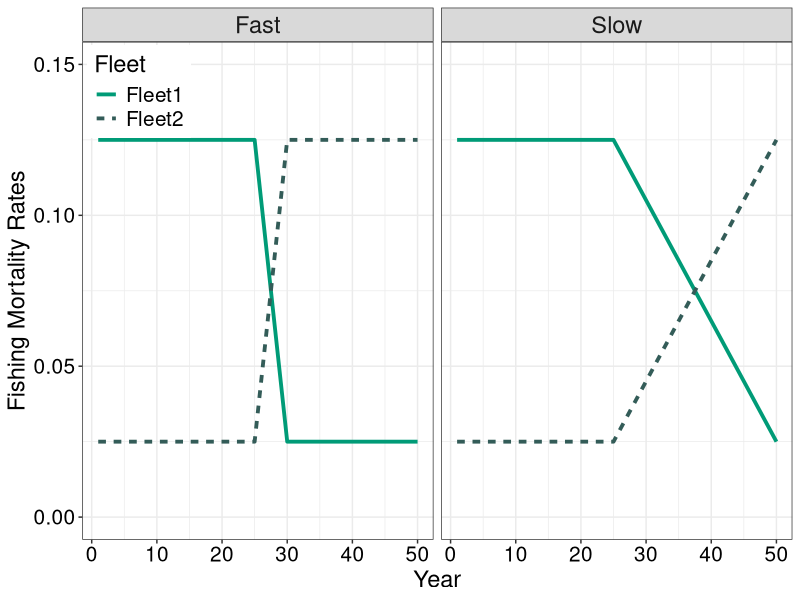
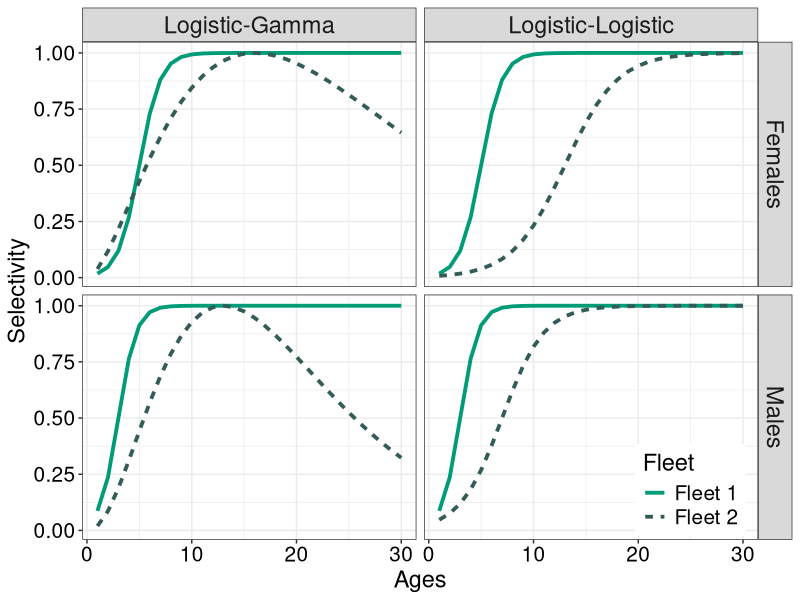

Here is the R script that generated these plots, in order:
# Purpose: To plot and illustrate OM scenarios
# Creator: Matthew LH. Cheng (UAF-CFOS)
# Date 3/13/23


# Set Up ------------------------------------------------------------------

library(here)
library(tidyverse)


# Fleet Structure Shift ---------------------------------------------------

### Fast --------------------------------------------------------------------

chngpoint <- 24     # Change point for fmort
chngpoint_end <- 29 # when does change point end
mean_nat_mort <- 0.1 # Mean M
min_rel_F1_M <- 0.25 # Min F relative to M
max_rel_F2_M <- 1.25  # Max F relative to M
Start_F1 <- 1.25 * mean_nat_mort # Start F1
Start_F2 <- 0.25 * mean_nat_mort # Start F2
Fish_Start_yr <- 0
n_years <- 50

# Decrease Change
# F stays constant initially
constant_F1 <- seq(Start_F1, Start_F1, length.out = length(Fish_Start_yr:chngpoint))
# Change point for F (Ramp)
change_F1 <- seq(Start_F1, (min_rel_F1_M * mean_nat_mort), length.out = length(chngpoint:chngpoint_end))
# Change point end (plateaus/stays constant now)
change_F1_const <- seq((min_rel_F1_M * mean_nat_mort), (min_rel_F1_M * mean_nat_mort),
                      length.out = length(chngpoint_end:(n_years-1)))

# Increase Change
constant_F2 <- seq(Start_F2, Start_F2, length.out = length(Fish_Start_yr:chngpoint))
# Change point for F (Ramp)
change_F2 <- seq(Start_F2, (max_rel_F2_M * mean_nat_mort), length.out = length(chngpoint:chngpoint_end))
# Change point end (plateaus/stays constant now)
change_F2_const <- seq((max_rel_F2_M * mean_nat_mort), (max_rel_F2_M * mean_nat_mort),
                       length.out = length(chngpoint_end:(n_years-1)))

# Make F vector here
F_vec1 <- as.numeric(c(constant_F1, change_F1[-1], change_F1_const[-1]))
F_vec2 <- as.numeric(c(constant_F2, change_F2[-1], change_F2_const[-1]))

# Coerce into dataframe
fleet_change_fast <- data.frame(Fleet1 = F_vec1, Fleet2 = F_vec2, Year = 1:n_years,
                           Type = "Fast") %>% 
  pivot_longer(cols = c(Fleet1, Fleet2), names_to = "Fleet", values_to = "Fs")


### Slow --------------------------------------------------------------------

chngpoint <- 24     # Change point for fmort
chngpoint_end <- 49 # when does change point end
mean_nat_mort <- 0.1 # Mean M
min_rel_F1_M <- 0.25 # Min F relative to M
max_rel_F2_M <- 1.25  # Max F relative to M
Start_F1 <- 1.25 * mean_nat_mort # Start F1
Start_F2 <- 0.25 * mean_nat_mort # Start F2
Fish_Start_yr <- 0
n_years <- 50

# Decrease Change
# F stays constant initially
constant_F1 <- seq(Start_F1, Start_F1, length.out = length(Fish_Start_yr:chngpoint))
# Change point for F (Ramp)
change_F1 <- seq(Start_F1, (min_rel_F1_M * mean_nat_mort), length.out = length(chngpoint:chngpoint_end))
# Change point end (plateaus/stays constant now)
change_F1_const <- seq((min_rel_F1_M * mean_nat_mort), (min_rel_F1_M * mean_nat_mort),
                       length.out = length(chngpoint_end:(n_years-1)))

# Increase Change
constant_F2 <- seq(Start_F2, Start_F2, length.out = length(Fish_Start_yr:chngpoint))
# Change point for F (Ramp)
change_F2 <- seq(Start_F2, (max_rel_F2_M * mean_nat_mort), length.out = length(chngpoint:chngpoint_end))
# Change point end (plateaus/stays constant now)
change_F2_const <- seq((max_rel_F2_M * mean_nat_mort), (max_rel_F2_M * mean_nat_mort),
                       length.out = length(chngpoint_end:(n_years-1)))

# Make F vector here
F_vec1 <- as.numeric(c(constant_F1, change_F1[-1], change_F1_const[-1]))
F_vec2 <- as.numeric(c(constant_F2, change_F2[-1], change_F2_const[-1]))

# Coerce into dataframe
fleet_change_slow <- data.frame(Fleet1 = F_vec1, Fleet2 = F_vec2, Year = 1:n_years,
                                Type = "Slow") %>% 
  pivot_longer(cols = c(Fleet1, Fleet2), names_to = "Fleet", values_to = "Fs")


# Plot Fleet Structure Change Scenarios -------------------------------------------------------------------

# Coerce into dataframe
fleet_change_all <- rbind(fleet_change_fast, fleet_change_slow)

png(here("figs", "Hypothetical_OM", "Fleet_Str_Change.png"), width = 650, height = 500)
ggplot(fleet_change_all, aes(x = Year, y = Fs, color = Fleet, lty = Fleet)) +
  geom_line(size = 1.3) + 
  scale_color_manual(values = c("#009B77", "#335C58")) +
  facet_wrap(~Type) +
  theme_bw() +
  labs(x = "Year", y = "Fishing Mortality Rates") +
  ylim(0, 0.15) +
  theme(legend.position = c(0.08, 0.9),
        axis.title = element_text(size = 17),
        axis.text = element_text(size = 15, color = "black"),
        legend.title = element_text(size = 17),
        legend.text = element_text(size = 15),
        strip.text = element_text(size = 17))
dev.off()


# Selectivity Differences -------------------------------------------------

bins <- 1:30

### Logistic-Logistic ----------------------------------------------------------------

# Get a50 value males
a50m1 <- 3
a50m2 <- 7
deltam1 <- 0.85
deltam2 <- 2

# Get a50 value females
a50f1 <- 5
a50f2 <- 13
deltaf1 <- 1
deltaf2 <- 2.5

# Compute selex 
selexm1 <- cbind(1 / (1 + exp(-1 * ((bins - a50m1)/deltam1) )), "Males", "Fleet 1", age = bins)
selexm2 <- cbind(1 / (1 + exp(-1 * ((bins - a50m2)/deltam2) )) , "Males", "Fleet 2", age = bins)
selexf1 <- cbind(1 / (1 + exp(-1 * ((bins - a50f1)/deltaf1) )) , "Females", "Fleet 1", age = bins)
selexf2 <- cbind(1 / (1 + exp(-1 * ((bins - a50f2)/deltaf2) )) , "Females", "Fleet 2", age = bins)

# Bind these together
selex_logist <- data.frame(rbind(selexm1, selexm2, selexf1, selexf2), Type = "Logistic-Logistic")
colnames(selex_logist) <- c("Selex", "Sex", "Fleet", "Age", "Type")


### Logistic-Gamma ----------------------------------------------------------

# Gamma parameters
amaxm2 <- 13
deltam2 <- 10
amaxf2 <- 16
deltaf2 <- 15

# Get Selex here
pm2 <- (0.5 * (sqrt(amaxm2^2 + 4*deltam2^2) - amaxm2)) 
selexm2 <- cbind((bins/amaxm2) ^ (amaxm2/pm2) * exp((amaxm2 - bins) / pm2), "Males", "Fleet 2", age = bins)
pf2 <- (0.5 * (sqrt(amaxf2^2 + 4*deltaf2^2) - amaxf2)) 
selexf2 <- cbind((bins/amaxf2) ^ (amaxf2/pf2) * exp((amaxf2 - bins) / pf2), "Females", "Fleet 2", age = bins)

# Bind these together
selex_gamma <- data.frame(rbind(selexm1, selexm2, selexf1, selexf2), Type = "Logistic-Gamma")
colnames(selex_gamma) <- c("Selex", "Sex", "Fleet", "Age", "Type")

# Plot Selectivity Scenarios -------------------------------------------------------------------

# Coerce into dataframe
selex_all <- rbind(selex_logist, selex_gamma)

png(here("figs", "Hypothetical_OM", "Selex_Scenario.png"), width = 650, height = 500)
ggplot(selex_all, aes(x = as.numeric(Age), y = as.numeric(paste(Selex)), color = Fleet, lty = Fleet)) +
  geom_line(size = 1.3) + 
  scale_color_manual(values = c("#009B77", "#335C58")) +
  facet_grid(Sex~Type) +
  theme_bw() +
  labs(x = "Ages", y = "Selectivity") +
  theme(legend.position = c(0.9, 0.1),
        axis.title = element_text(size = 17),
        axis.text = element_text(size = 15, color = "black"),
        legend.title = element_text(size = 17),
        legend.text = element_text(size = 15),
        strip.text = element_text(size = 17))
dev.off()
